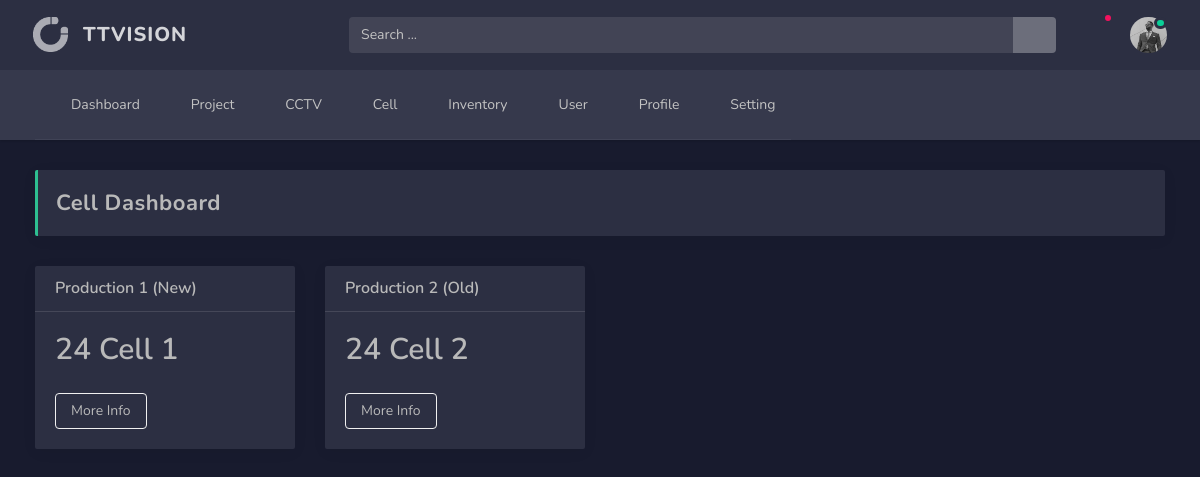
The page /cell-group on the database its author committed.
### production/models.py (models this page shows, shortened)
class Groupcell(models.Model):
    group_name = models.CharField(max_length=50, blank=True)
    group_no = models.IntegerField(default=0, blank=True)
    group_color = models.CharField(max_length=50, blank=True)

### production/views.py (the view)
# urls.py: path('cell-group',Cellgroup, name='cell-group'),#cellgroup
def Cellgroup(request):
    context = {
        'cellgroup': Groupcell.objects.all()
    }
    return render(request, 'cellgroup.html',context)

### templates/cellgroup.html (shortened to what this page needs)
{% extends 'based/based.html' %}
{% block content %}
{% load static %}
<main class="main-content">
    <div class="container-fluid">
        <div class="page-header d-md-flex justify-content-between align-items-center">
            <h4>Cell Dashboard</h4>
        </div>
        <div class="row">
            {% for group in cellgroup %}
            <div class="col-md-3">
                <div class="card {{group.group_color}}">
                    <div class="card-header">{{group.group_name}}</div>
                    <div class="card-body">
                        <h2 class="card-title m-b-0 font-weight-800">{{group.group_no}} Cell {{group.id}}</h2>
                        <br>
                        <a href="{% url 'cell-list' groupid=group.id %}" class="btn btn-outline-light">More Info</a>
                    </div>
                </div>
            </div>
            {% endfor %}
        </div>
    </div>
</main>
{% endblock content %}

### rows shown on the page
Groupcell: group_name "Production 1 (New)", group_no "24", id "1"
Groupcell: group_name "Production 2 (Old)", group_no "24", id "2"
